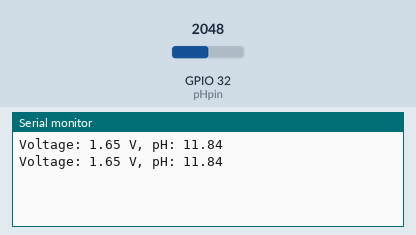
Recording of a sketch running on a simulated ESP32. On the bench: the last lines printed to the serial monitor. The test bench sets the inputs (shaded band); at power-on: GPIO 32 (pHpin) = 2048.

Above: at 2.8 s.
2.9 s: GPIO 32 (pHpin) set to 2866
At 4.5 s:
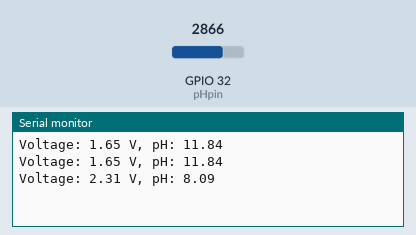
5.6 s: GPIO 32 (pHpin) set to 3603
At 7.3 s:
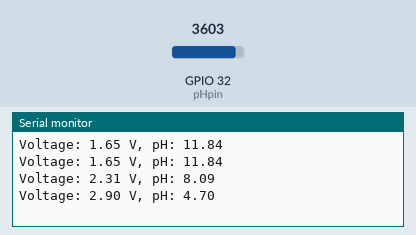
Timing chart, 0 to 8.8 s (numbered marks = the images above; inputs shaded):
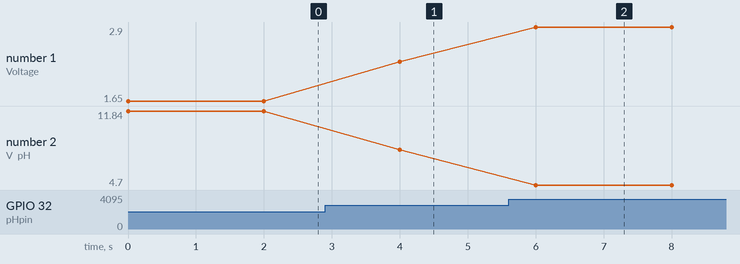

The sketch:

pH_sensor.ino
```cpp
// Pin Definitions
const int pHpin = 32;  // GPIO pin to read analog value from PO pin (changed to GPIO 32)

// Calibration values (adjust based on your calibration)
float voltageOffset = 2.5;  // Example voltage at pH 7.0 (adjust based on calibration)
float calibrationSlope = -5.7; // Example calibration slope (adjust based on calibration)

void setup() {
  Serial.begin(115200);  // Initialize serial communication
}

void loop() {
  int sensorValue = analogRead(pHpin);  // Read the analog value from the pH sensor
  float voltage = sensorValue * (3.3 / 4095.0);  // Convert analog value to voltage (12-bit ADC)

  // Calculate pH value from voltage (using calibration)
  float pHValue = 7 + ((voltage - voltageOffset) * calibrationSlope);

  // Print voltage and pH values
  Serial.print("Voltage: ");
  Serial.print(voltage, 2);  // Print voltage with 2 decimal places
  Serial.print(" V, pH: ");
  Serial.print(pHValue, 2);  // Print pH with 2 decimal places
  Serial.println();

  delay(2000);  // Wait for 2 seconds before the next reading
}
```

Measured:
- after the input at 2.9 s, the serial monitor: prints a new line after 1.1 s (image 1)
- after the input at 5.6 s, the serial monitor: prints a new line after 0.40 s (image 2)
- plotted number 1: 1.65 → 2.31 after the input at 2.9 s, 2.31 → 2.9 after the input at 5.6 s
- plotted number 2: 11.84 → 8.09 after the input at 2.9 s, 8.09 → 4.7 after the input at 5.6 s
